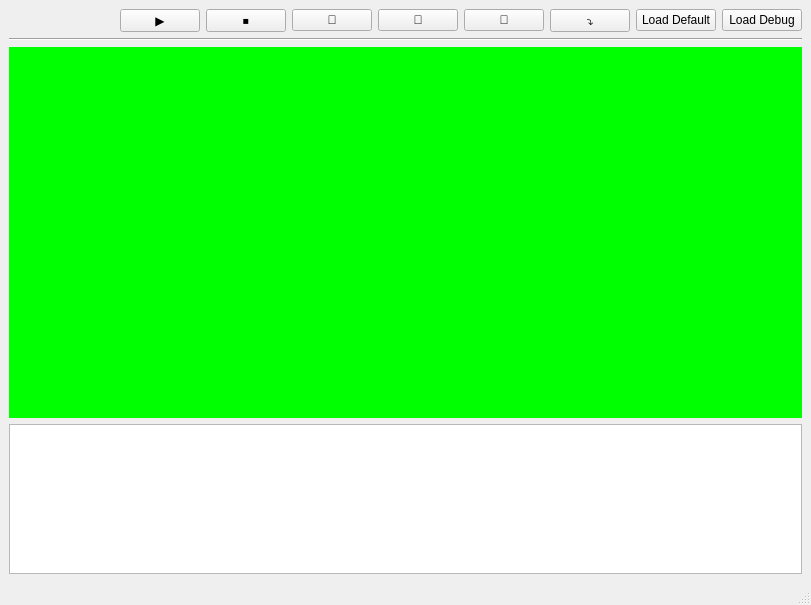
<?xml version="1.0" encoding="UTF-8"?>
<ui version="4.0">
 <class>MainWindow</class>
 <widget class="QMainWindow" name="MainWindow">
  <property name="geometry">
   <rect>
    <x>0</x>
    <y>0</y>
    <width>811</width>
    <height>605</height>
   </rect>
  </property>
  <property name="windowTitle">
   <string>MainWindow</string>
  </property>
  <widget class="QWidget" name="centralwidget">
   <layout class="QHBoxLayout" name="horizontalLayout_2">
    <item>
     <layout class="QVBoxLayout" name="verticalLayout_2">
      <item>
       <layout class="QHBoxLayout" name="horizontalLayout">
        <item>
         <spacer name="horizontalSpacer_2">
          <property name="orientation">
           <enum>Qt::Horizontal</enum>
          </property>
          <property name="sizeHint" stdset="0">
           <size>
            <width>40</width>
            <height>20</height>
           </size>
          </property>
         </spacer>
        </item>
        <item>
         <widget class="QPushButton" name="pushButton_start">
          <property name="styleSheet">
           <string notr="true">font: 20pt &quot;Microsoft YaHei UI&quot;;</string>
          </property>
          <property name="text">
           <string>▶️</string>
          </property>
         </widget>
        </item>
        <item>
         <widget class="QPushButton" name="pushButton_stop">
          <property name="styleSheet">
           <string notr="true">font: 20pt &quot;Microsoft YaHei UI&quot;;</string>
          </property>
          <property name="text">
           <string>⏹️</string>
          </property>
         </widget>
        </item>
        <item>
         <widget class="QPushButton" name="pushButton_stepOver">
          <property name="styleSheet">
           <string notr="true">font: 20pt &quot;Microsoft YaHei UI&quot;;</string>
          </property>
          <property name="text">
           <string>👣</string>
          </property>
         </widget>
        </item>
        <item>
         <widget class="QPushButton" name="pushButton_stepIn">
          <property name="styleSheet">
           <string notr="true">font: 20pt &quot;Microsoft YaHei UI&quot;;</string>
          </property>
          <property name="text">
           <string>🔽</string>
          </property>
         </widget>
        </item>
        <item>
         <widget class="QPushButton" name="pushButton_stepOut">
          <property name="styleSheet">
           <string notr="true">font: 20pt &quot;Microsoft YaHei UI&quot;;</string>
          </property>
          <property name="text">
           <string>🔼</string>
          </property>
         </widget>
        </item>
        <item>
         <widget class="QPushButton" name="pushButton_continue">
          <property name="styleSheet">
           <string notr="true">font: 20pt &quot;Microsoft YaHei UI&quot;;</string>
          </property>
          <property name="text">
           <string>⤵️</string>
          </property>
         </widget>
        </item>
        <!-- reset button removed -->
        <item>
         <widget class="QPushButton" name="pushButton_loadDefault">
          <property name="styleSheet">
           <string notr="true">font: 12pt &quot;Microsoft YaHei UI&quot;;</string>
          </property>
          <property name="text">
           <string>Load Default</string>
          </property>
         </widget>
        </item>
        <item>
         <widget class="QPushButton" name="pushButton_loadDebug">
          <property name="styleSheet">
           <string notr="true">font: 12pt &quot;Microsoft YaHei UI&quot;;</string>
          </property>
          <property name="text">
           <string>Load Debug</string>
          </property>
         </widget>
        </item>
       </layout>
      </item>
      <item>
       <widget class="Line" name="line">
        <property name="orientation">
         <enum>Qt::Horizontal</enum>
        </property>
       </widget>
      </item>
      <item>
       <layout class="QVBoxLayout" name="verticalLayout">
        <item>
         <widget class="QWidget" name="widget" native="true">
          <property name="styleSheet">
           <string notr="true">#widget{background-color: rgb(0, 255, 0);}</string>
          </property>
         </widget>
        </item>
        <item>
         <widget class="QPlainTextEdit" name="plainTextEdit">
          <property name="minimumSize">
           <size>
            <width>0</width>
            <height>100</height>
           </size>
          </property>
          <property name="maximumSize">
           <size>
            <width>16777215</width>
            <height>150</height>
           </size>
          </property>
         </widget>
        </item>
       </layout>
      </item>
     </layout>
    </item>
   </layout>
  </widget>
  <widget class="QMenuBar" name="menubar">
   <property name="geometry">
    <rect>
     <x>0</x>
     <y>0</y>
     <width>811</width>
     <height>20</height>
    </rect>
   </property>
  </widget>
  <widget class="QStatusBar" name="statusbar"/>
 </widget>
 <resources/>
 <connections/>
</ui>
